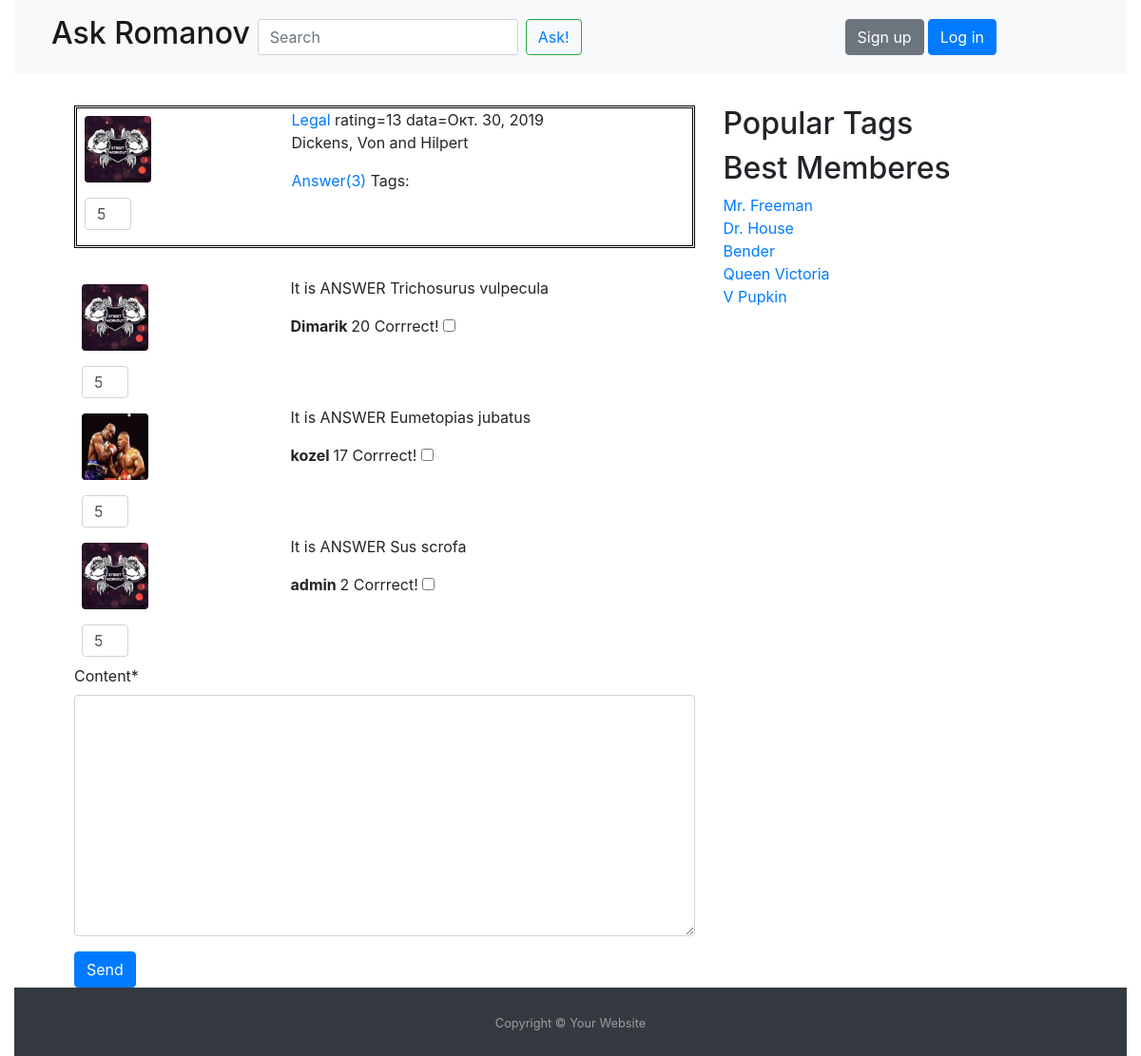
The app's page /question/8 with its own data.
### askpupkin/models.py (models this page shows, shortened)
class Question(models.Model):
    title = models.CharField(max_length=255)
    data_create = models.DateField(auto_now_add=True)
    content = models.TextField()
    author = models.ForeignKey(User, on_delete=models.SET_NULL, blank=True, null=True)
    rating = models.IntegerField(default=0)
    tag = models.ManyToManyField(Tag, blank=True)
    objects = QuestionManager()
    @property
    def answer_count(self):
        return self.answer_set.count()

class Profile(models.Model):
    avatar = models.ImageField(default="default.png", upload_to="images/")
    rating = models.IntegerField(default=0)
    user = models.OneToOneField(User, on_delete=models.CASCADE)

class Answer(models.Model):
    content = models.TextField()
    author = models.ForeignKey(User, on_delete=models.SET_NULL, blank=True, null=True)
    data_create = models.DateField(auto_now_add=True)
    rating = models.IntegerField(default=0)
    is_true = models.BooleanField(default=False)
    question = models.ForeignKey(Question, on_delete=models.CASCADE, blank=True, null=True)

### askpupkin/views.py (the view, shortened to what this page needs)
# urls.py: path('question/<int:number>', views.question, name="question"),
def question(request, number):
    answers = Answer.objects.filter(question=number)
    answerform = AnswerForm()
    question = Question.objects.filter(id=number)
    return render(request, 'question.html', {'answers': answers, 'questions': question, 'form': answerform})

### askpupkin/forms.py
class AnswerForm(forms.ModelForm):
    class Meta:
        model = Answer
        fields = ("content",)

### askpupkin/templates/question.html (shortened to what this page needs)
{% extends 'base.html' %}
{% load static %}
{% load crispy_forms_tags %}
{% block content %}
    <div class="content forms">
        {% for question in questions %}
            <div class="row">
                <div class="col-4 d-flex flex-column">
                    <img src="{{ question.author.profile.avatar.url }}" class="rounded m-2"/>
                    <input type="number" name="like" class="form-control m-2 col-3" value="5" size="2"/>
                </div>
                <div class="col-6">
                    <span><a href="#">{{ question.title }}</a></span>
                    <span> rating={{ question.rating }}</span>
                    <span>data={{ question.data_create }}</span>
                    <p>{{ question.content }}</p>
                    <a href="{% url 'question' question.id %}">Answer({{ question.answer_count }}) </a>
                    <span>Tags: </span>
                </div>
            </div>
        {% endfor %}
    </div>
    {% for answer in answers %}
        <div class="row">
            <div class="col-4 d-flex flex-column">
                <img src="{{ answer.author.profile.avatar.url }}" class="rounded m-2"/>
                <input type="number" name="like" class="form-control m-2 col-3" value="5" size="2"/>
            </div>
            <div class="col-6">
                <p>It is ANSWER&nbsp;{{ answer.content }}</p>
                <strong>{{ answer.author }}&nbsp;</strong><span>{{ answer.rating }}</span>
                <label for="correct_answ">Corrrect!</label>
                <input type="checkbox" id="correct_answ">
            </div>
        </div>
    {% endfor %}
    <form method="post">
        {{ form|crispy }}
        <input class="btn btn-primary" type="submit" value="Send"></input>
    </form>
{% endblock %}

### askpupkin/static/css/style.css (style rules this page uses)
.forms { width: 100%; height: 150px; margin-bottom: 30px; border: 3px double black; }
.row img { width: 70px; height: 70px; }

### records on screen
Question: author.profile.avatar (picture), title "Legal", rating "13", data_create "Окт. 30, 2019", content "Dickens, Von and Hilpert", answer_count "3"
Answer: author.profile.avatar (picture), content "Trichosurus vulpecula", author "Dimarik", rating "20"
Answer: author.profile.avatar (picture), content "Eumetopias jubatus", author "kozel", rating "17"
Answer: author.profile.avatar (picture), content "Sus scrofa", author "admin", rating "2"
